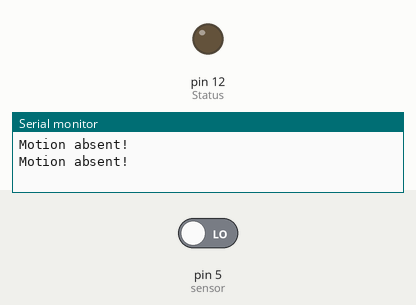
A sketch run on a simulated Arduino Uno, built with avr-gcc and run on an emulated ATmega328P. Shown: output pins drawn as LEDs (lit = HIGH), the last lines printed to the serial monitor. The inputs (shaded band) are chosen by the test bench; at power-on: pin 5 (sensor) LOW.

Above: at 2.8 s.
2.9 s: pin 5 (sensor) driven HIGH
At 4.6 s:
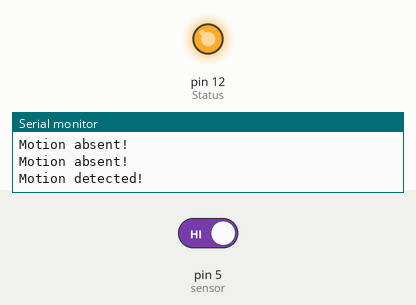
5.5 s: pin 5 (sensor) driven LOW
At 8.1 s:
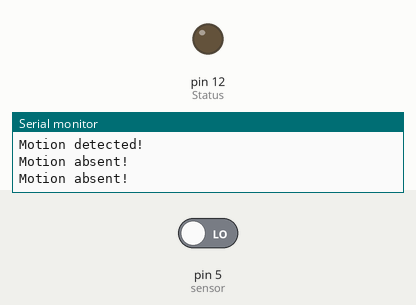
Timing chart, 0 to 9.6 s (numbered marks = the images above; inputs shaded):
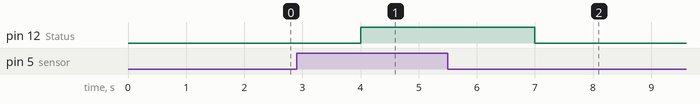

The sketch:

PIR.ino
```cpp
int Status = 12;
int sensor = 5;

void setup() {
  Serial.begin(9600);
  pinMode(sensor, INPUT); // declare sensor as input
  pinMode(Status, OUTPUT);  // declare LED as output

}

void loop(){
  long state = digitalRead(sensor);
  delay(1000);
    if(state == HIGH){
      digitalWrite (Status, HIGH);
      Serial.println("Motion detected!");
    }
    else {
      digitalWrite (Status, LOW);
      Serial.println("Motion absent!");
      }
}
```

Measured:
- after the input at 2.9 s, pin 12 (Status): LOW → HIGH after 1.1 s
- after the input at 5.5 s, pin 12 (Status): HIGH → LOW after 1.5 s
